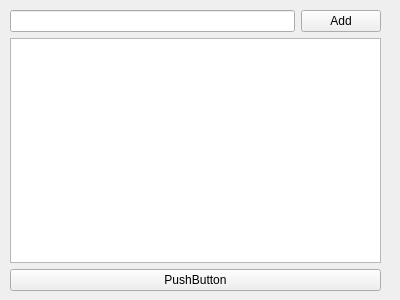
<?xml version="1.0" encoding="UTF-8"?>
<ui version="4.0">
 <class>Form</class>
 <widget class="QWidget" name="Form">
  <property name="geometry">
   <rect>
    <x>0</x>
    <y>0</y>
    <width>400</width>
    <height>300</height>
   </rect>
  </property>
  <property name="windowTitle">
   <string>To Do List</string>
  </property>
  <widget class="QWidget" name="">
   <property name="geometry">
    <rect>
     <x>10</x>
     <y>10</y>
     <width>371</width>
     <height>281</height>
    </rect>
   </property>
   <layout class="QVBoxLayout" name="verticalLayout">
    <property name="leftMargin">
     <number>0</number>
    </property>
    <item>
     <layout class="QHBoxLayout" name="horizontalLayout">
      <item>
       <widget class="QLineEdit" name="lineEdit"/>
      </item>
      <item>
       <widget class="QPushButton" name="pushButton">
        <property name="text">
         <string>Add</string>
        </property>
       </widget>
      </item>
     </layout>
    </item>
    <item>
     <widget class="QListWidget" name="listWidget"/>
    </item>
    <item>
     <widget class="QPushButton" name="pushButton_2">
      <property name="text">
       <string>PushButton</string>
      </property>
     </widget>
    </item>
   </layout>
  </widget>
 </widget>
 <resources/>
 <connections/>
</ui>
